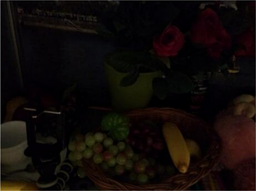
#> input picture notebooks/opencv_illumination/python/dark.png, 256 x 191 px, shrunk from 700 x 521 before the run
$ python night_images.py
#> lines starting #> are read from the running program, lines starting #| are printed output that depends on the picture
### notebooks/guidedfilter.py
# -*- coding: utf-8 -*-
"""
Created on Tue Sep  8 00:59:12 2020

@author: hp
"""

from itertools import combinations_with_replacement
from collections import defaultdict

import numpy as np
from numpy.linalg import inv

B, G, R = 0, 1, 2  # index for convenience

def boxfilter(I, r):
    """Fast box filter implementation.
    Parameters
    ----------
    I:  a single channel/gray image data normalized to [0.0, 1.0]
    r:  window radius
    Return
    -----------
    The filtered image data.
    """
    M, N = I.shape
    dest = np.zeros((M, N))
    #print(I)

    # cumulative sum over Y axis (tate-houkou no wa)
    sumY = np.cumsum(I, axis=0)
    #print('sumY:{}'.format(sumY))
    # difference over Y axis
    dest[:r + 1] = sumY[r:2*r + 1] # top r+1 lines
    dest[r + 1:M - r] = sumY[2*r + 1:] - sumY[:M - 2*r - 1]
    #print(sumY[2*r + 1:]) # from 2*r+1 to end lines
    #print(sumY[:M - 2*r - 1]) # same lines of above, from start
    #tile replicate sumY[-1] and line them up to match the shape of (r, 1)
    dest[-r:] = np.tile(sumY[-1], (r, 1)) - sumY[M - 2*r - 1:M - r - 1] # bottom r lines

    # cumulative sum over X axis
    sumX = np.cumsum(dest, axis=1)
    #print('sumX:{}'.format(sumX))
    # difference over X axis
    dest[:, :r + 1] = sumX[:, r:2*r + 1] # left r+1 columns
    dest[:, r + 1:N - r] = sumX[:, 2*r + 1:] - sumX[:, :N - 2*r - 1]
    dest[:, -r:] = np.tile(sumX[:, -1][:, None], (1, r)) - sumX[:, N - 2*r - 1:N - r - 1] # right r columns

    #print(dest)

    return dest


def guided_filter(I, p, r=15, eps=1e-3):
    """Refine a filter under the guidance of another (RGB) image.
    Parameters
    -----------
    I:   an M * N * 3 RGB image for guidance.
    p:   the M * N filter to be guided. transmission is used for this case.
    r:   the radius of the guidance
    eps: epsilon for the guided filter
    Return
    -----------
    The guided filter.
    """
    M, N = p.shape
    base = boxfilter(np.ones((M, N)), r) # this is needed for regularization

    # each channel of I filtered with the mean filter. this is myu.
    means = [boxfilter(I[:, :, i], r) / base for i in range(3)]

    # p filtered with the mean filter
    mean_p = boxfilter(p, r) / base

    # filter I with p then filter it with the mean filter
    means_IP = [boxfilter(I[:, :, i]*p, r) / base for i in range(3)]

    # covariance of (I, p) in each local patch
    covIP = [means_IP[i] - means[i]*mean_p for i in range(3)]

    # variance of I in each local patch: the matrix Sigma in ECCV10 eq.14
    var = defaultdict(dict)
    for i, j in combinations_with_replacement(range(3), 2):
        var[i][j] = boxfilter(I[:, :, i]*I[:, :, j], r) / base - means[i]*means[j]

    a = np.zeros((M, N, 3))

    for y, x in np.ndindex(M, N):
        #         rr, rg, rb
        # Sigma = rg, gg, gb
        #         rb, gb, bb
        Sigma = np.array([[var[B][B][y, x], var[B][G][y, x], var[B][R][y, x]],
                          [var[B][G][y, x], var[G][G][y, x], var[G][R][y, x]],
                          [var[B][R][y, x], var[G][R][y, x], var[R][R][y, x]]])
        cov = np.array([c[y, x] for c in covIP])
        a[y, x] = np.dot(cov, inv(Sigma + eps*np.eye(3)))  # eq 14

    # ECCV10 eq.15
    b = mean_p - a[:, :, R]*means[R] - a[:, :, G]*means[G] - a[:, :, B]*means[B]

    # ECCV10 eq.16
    q = (boxfilter(a[:, :, R], r)*I[:, :, R] + boxfilter(a[:, :, G], r)*I[:, :, G] + boxfilter(a[:, :, B], r)*I[:, :, B] + boxfilter(b, r)) / base

    return q

### notebooks/opencv_illumination/python/night_images.py
# -*- coding: utf-8 -*-
"""
Created on Tue Sep  8 01:00:10 2020

@author: hp
"""

import cv2
import numpy as np
from guidedfilter import guided_filter

def get_illumination_channel(I, w):
    M, N, _ = I.shape
    padded = np.pad(I, ((int(w/2), int(w/2)), (int(w/2), int(w/2)), (0, 0)), 'edge')
    darkch = np.zeros((M, N))
    brightch = np.zeros((M, N))

    for i, j in np.ndindex(darkch.shape):
        darkch[i, j] = np.min(padded[i:i + w, j:j + w, :])
        brightch[i, j] = np.max(padded[i:i + w, j:j + w, :])

    return darkch, brightch

def get_atmosphere(I, brightch, p=0.1):
    M, N = brightch.shape
    flatI = I.reshape(M*N, 3)
    flatbright = brightch.ravel()

    searchidx = (-flatbright).argsort()[:int(M*N*p)]
    A = np.mean(flatI.take(searchidx, axis=0), dtype=np.float64, axis=0)
    return A

def get_initial_transmission(A, brightch):
    A_c = np.max(A)
    init_t = (brightch-A_c)/(1.-A_c)
    return (init_t - np.min(init_t))/(np.max(init_t) - np.min(init_t))

def get_corrected_transmission(I, A, darkch, brightch, init_t, alpha, omega, w):
    im3 = np.empty(I.shape, I.dtype)
    for ind in range(0, 3):
        im3[:, :, ind] = I[:, :, ind] / A[ind]
    dark_c, _ = get_illumination_channel(im3, w)
    dark_t = 1 - omega*dark_c
    corrected_t = init_t
    diffch = brightch - darkch

    for i in range(diffch.shape[0]):
        for j in range(diffch.shape[1]):
            if(diffch[i, j] < alpha):
                corrected_t[i, j] = dark_t[i, j] * init_t[i, j]

    return np.abs(corrected_t)

def get_final_image(I, A, refined_t, tmin):
    refined_t_broadcasted = np.broadcast_to(refined_t[:, :, None], (refined_t.shape[0], refined_t.shape[1], 3))
    J = (I-A) / (np.where(refined_t_broadcasted < tmin, tmin, refined_t_broadcasted)) + A

    return (J - np.min(J))/(np.max(J) - np.min(J))

def dehaze(I, tmin, w, alpha, omega, p, eps, reduce=False):
    m, n, _ = I.shape
    Idark, Ibright = get_illumination_channel(I, w)
    A = get_atmosphere(I, Ibright, p)

    init_t = get_initial_transmission(A, Ibright)
    if reduce:
        init_t = reduce_init_t(init_t)
    corrected_t = get_corrected_transmission(I, A, Idark, Ibright, init_t, alpha, omega, w)

    normI = (I - I.min()) / (I.max() - I.min())
    refined_t = guided_filter(normI, corrected_t, w, eps)
    J_refined = get_final_image(I, A, refined_t, tmin)

    enhanced = (J_refined*255).astype(np.uint8)
    f_enhanced = cv2.detailEnhance(enhanced, sigma_s=10, sigma_r=0.15)
    f_enhanced = cv2.edgePreservingFilter(f_enhanced, flags=1, sigma_s=64, sigma_r=0.2)
    return f_enhanced

def reduce_init_t(init_t):
    init_t = (init_t*255).astype(np.uint8)
    xp = [0, 32, 255]
    fp = [0, 32, 48]
    x = np.arange(256)
    table = np.interp(x, xp, fp).astype('uint8')
    init_t = cv2.LUT(init_t, table)
    init_t = init_t.astype(np.float64)/255
    return init_t

im = cv2.imread('dark.png')
#> im is the input picture: shape (191, 256, 3); mean B, G, R 8.3, 10.6, 16.6
orig = im.copy()

tmin = 0.1   # minimum value for t to make J image
w = 15       # window size, which determine the corseness of prior images
alpha = 0.4  # threshold for transmission correction
omega = 0.75 # this is for dark channel prior
p = 0.1      # percentage to consider for atmosphere
eps = 1e-3   # for J image

I = np.asarray(im, dtype=np.float64) # Convert the input to an array.
I = I[:, :, :3] / 255

f_enhanced = dehaze(I, tmin, w, alpha, omega, p, eps)
#> after the loop in get_illumination_channel, `for i, j in np.ndindex(darkch.shape):`:
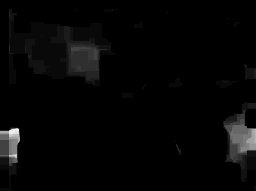
#> darkch: shape (191, 256) float64; min 0, max 0.106, mean 0.00241; drawn with min black and max white
#> in get_atmosphere, `searchidx = (-flatbright).argsort()[:int(M*N*p)]`: searchidx = 4889 values, max 48895 at index 2731, min 0 at index 1509, mean 35057.2
#> in get_atmosphere, `A = np.mean(flatI.take(searchidx, axis=0), dtype=np.float64, axis=0)`: A = [0.0612, 0.105, 0.165]
#> in get_initial_transmission, `A_c = np.max(A)`: A_c = 0.165
#> call 2 of get_illumination_channel, with w = 15
#> after the loop in get_illumination_channel (call 2), `for i, j in np.ndindex(darkch.shape):`:
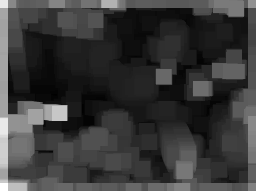
#> brightch: shape (191, 256) float64; min 0.286, max 6.47, mean 1.7; drawn with min black and max white
#> after the loop in get_corrected_transmission, `for i in range(diffch.shape[0]):`:
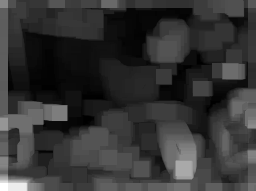
#> corrected_t: shape (191, 256) float64; min 0, max 1, mean 0.207
#> in boxfilter, `sumY = np.cumsum(I, axis=0)`: I: shape (191, 256) float64; every value is 1
#> in guided_filter, `means = [boxfilter(I[:, :, i], r) / base for i in range(3)]`: means = 3 items
#> in boxfilter (call 8), `sumX = np.cumsum(dest, axis=1)`:
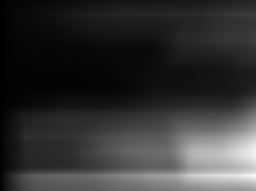
#> sumX: shape (191, 256) float64; min 2.86, max 476.1, mean 99; drawn with min black and max white
#> the loop in guided_filter, `for y, x in np.ndindex(M, N):` made 48896 passes
#> cov on passes 1 to 3: [0.000951, 0.00052, -2.36e-06], [0.00117, 0.000901, 0.000344], [0.00128, 0.00109, 0.000471]
#> after the loop in guided_filter, `for y, x in np.ndindex(M, N):`:
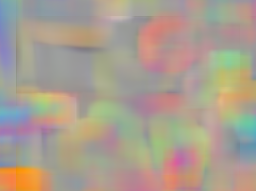
#> a: shape (191, 256, 3) float64; mean of channels 0, 1, 2 -0.105, 0.11, 0.294; drawn with min black and max white
#> in boxfilter (call 15), `sumX = np.cumsum(dest, axis=1)`:
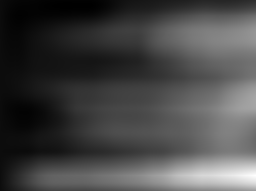
#> sumX: shape (191, 256) float64; min -216.3, max 4203.5, mean 1008.4; drawn with min black and max white
#> in boxfilter (call 16), `sumY = np.cumsum(I, axis=0)`:
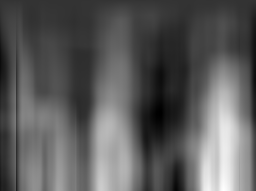
#> sumY: shape (191, 256) float64; min -14.15, max 55.54, mean 10.9; drawn with min black and max white
f_enhanced2 = dehaze(I, tmin, w, alpha, omega, p, eps, True)
#> the loop in guided_filter (call 2), `for y, x in np.ndindex(M, N):` made 48896 passes
#> cov on passes 1 to 3: [3.93e-05, -5.59e-06, -5.67e-05], [5.42e-05, 2.02e-05, -3.26e-05], [5.94e-05, 3.05e-05, -2.37e-05]
cv2.imshow('original', orig)
cv2.imshow('F_enhanced', f_enhanced)
cv2.imshow('F_enhanced2', f_enhanced2)
cv2.waitKey(0)
cv2.destroyAllWindows()
